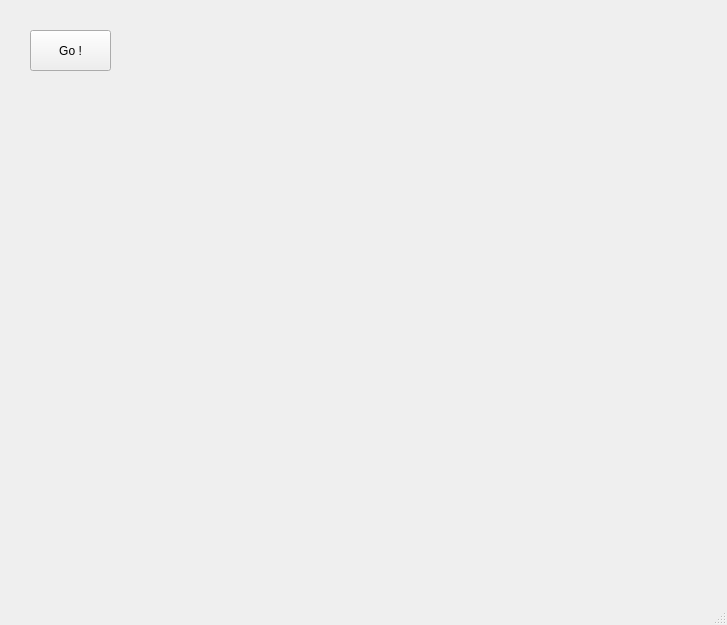
<?xml version="1.0" encoding="UTF-8"?>
<ui version="4.0">
 <class>MainWindow</class>
 <widget class="QMainWindow" name="MainWindow">
  <property name="geometry">
   <rect>
    <x>0</x>
    <y>0</y>
    <width>727</width>
    <height>625</height>
   </rect>
  </property>
  <property name="windowTitle">
   <string>MainWindow</string>
  </property>
  <widget class="QWidget" name="centralwidget">
   <widget class="QPushButton" name="goButton">
    <property name="geometry">
     <rect>
      <x>30</x>
      <y>30</y>
      <width>81</width>
      <height>41</height>
     </rect>
    </property>
    <property name="text">
     <string>Go !</string>
    </property>
   </widget>
   <widget class="QWidget" name="gridLayoutWidget">
    <property name="geometry">
     <rect>
      <x>140</x>
      <y>10</y>
      <width>521</width>
      <height>521</height>
     </rect>
    </property>
    <layout class="QGridLayout" name="grid">
     <property name="spacing">
      <number>0</number>
     </property>
    </layout>
   </widget>
  </widget>
  <widget class="QMenuBar" name="menubar">
   <property name="geometry">
    <rect>
     <x>0</x>
     <y>0</y>
     <width>727</width>
     <height>20</height>
    </rect>
   </property>
  </widget>
  <widget class="QStatusBar" name="statusbar"/>
 </widget>
 <resources/>
 <connections/>
</ui>
